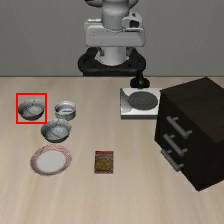
#> input picture VLAAttacker/white_patch/crop_preview.png, 224 x 224 px
$ python visualize_crop.py --target_img crop_preview.png
#> lines starting #> are read from the running program, lines starting #| are printed output that depends on the picture
import argparse
from PIL import Image, ImageDraw
import os

def main():
    parser = argparse.ArgumentParser()
    parser.add_argument('--target_img', type=str, default="/root/autodl-tmp/roboticAttack/run/GreyBox/20260308_122225/target_frames/target_scene.png")
    parser.add_argument('--x', type=int, default=40, help="方框左上角的 X 坐标 (向右)")
    parser.add_argument('--y', type=int, default=115, help="方框左上角的 Y 坐标 (向下)")
    parser.add_argument('--patch_size', type=int, default=30, help="马赛克尺寸")
    args = parser.parse_args()

    if not os.path.exists(args.target_img):
        print(f"❌ 找不到图片: {args.target_img}")
        return

    # 1. 模拟代码中的缩放，确保你在 224x224 尺寸下瞄准！
    img = Image.open(args.target_img).convert("RGB").resize((224, 224))
#> img is the input picture: PIL image 224x224 RGB; mean R, G, B 126.8, 117.8, 107.5

    # 2. 画出红色的瞄准框
    draw = ImageDraw.Draw(img)
    x1, y1 = args.x, args.y
    x2, y2 = x1 + args.patch_size, y1 + args.patch_size

    # 画矩形框 (outline="red", 线条宽度 width=2)
    draw.rectangle([x1, y1, x2, y2], outline="red", width=2)

    # 3. 保存预览图
    save_path = "crop_preview.png"
    img.save(save_path)
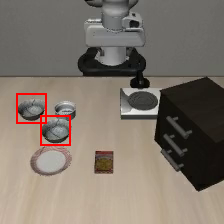
#> saved as crop_preview.png: PIL image 224x224 RGB; mean R, G, B 127.3, 117.1, 107
    print(f"🎯 瞄准完毕！请打开 {save_path} 查看红框是否框住了目标物体。")
    print(f"当前坐标 -> X: {args.x}, Y: {args.y}")

if __name__ == "__main__":
    main()
